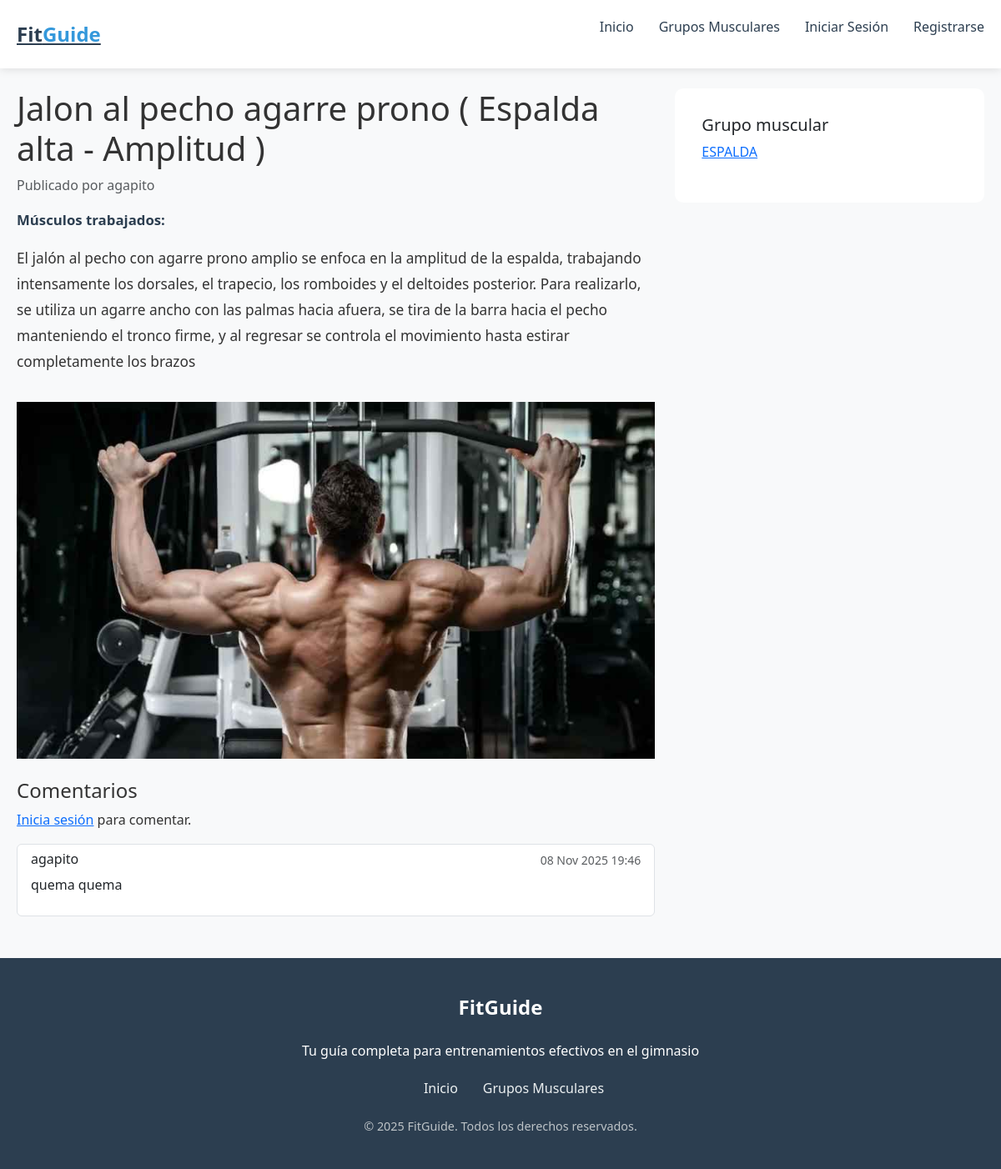
Screenshot of /ejercicio/21/ with the database file from the repository.
### workout_app/models.py (models this page shows, shortened)
class Ejercicio(models.Model):
    author = models.ForeignKey(settings.AUTH_USER_MODEL, on_delete=models.CASCADE, related_name='ejercicios', null=True, blank=True)
    nombre = models.CharField(max_length=200)
    descripcion = models.TextField(blank=True)
    grupo_muscular = models.ForeignKey(GrupoMuscular, on_delete=models.CASCADE, related_name='ejercicios')
    musculos_trabajados = models.CharField(max_length=200)
    imagen = models.ImageField(upload_to='ejercicios/', blank=True, null=True)
    imagen_url = models.URLField(blank=True, null=True)
    orden = models.IntegerField(default=0)
    class Meta:
        ordering = ['grupo_muscular', 'orden']

class GrupoMuscular(models.Model):
    nombre = models.CharField(max_length=100)
    descripcion = models.TextField()
    imagen = models.ImageField(upload_to='grupos_musculares/', blank=True, null=True)
    imagen_url = models.URLField(blank=True, null=True)
    orden = models.IntegerField(default=0)
    class Meta:
        verbose_name_plural = "Grupos Musculares"
        ordering = ['orden']
    def get_absolute_url(self):
        return reverse('grupo_muscular_detalle', kwargs={'pk': self.pk})

class Comment(models.Model):
    author = models.ForeignKey(settings.AUTH_USER_MODEL, on_delete=models.CASCADE, related_name='comments')
    ejercicio = models.ForeignKey(Ejercicio, on_delete=models.CASCADE, related_name='comentarios')
    content = models.TextField()
    created_at = models.DateTimeField(auto_now_add=True)
    updated_at = models.DateTimeField(auto_now=True)
    class Meta:
        ordering = ['-created_at']

### workout_app/views.py (the view)
# urls.py: path('ejercicio/<int:pk>/', views.EjercicioDetailView.as_view(), name='ejercicio_detalle'),
class EjercicioDetailView(DetailView):
    model = Ejercicio
    template_name = 'ejercicio_detail.html'
    context_object_name = 'ejercicio'

### templates/ejercicio_detail.html (shortened to what this page needs)
{% extends 'base.html' %}
{% block content %}
<section class="container mt-4">
    <div class="row">
        <div class="col-md-8">
            <h1>{{ ejercicio.nombre }}</h1>
            <p class="text-muted">Publicado por {% if ejercicio.author %}{{ ejercicio.author.username }}{% else %}Anónimo{% endif %}</p>
            <p class="ejercicio-muscles"><strong>Músculos trabajados:</strong> {{ ejercicio.musculos_trabajados }}</p>
            <div class="ejercicio-body mt-3">{{ ejercicio.descripcion|linebreaks }}</div>
            {% if ejercicio.imagen %}
                <img src="{{ ejercicio.imagen.url }}" alt="{{ ejercicio.nombre }}" class="img-fluid mt-3">
            {% elif ejercicio.imagen_url %}
                <img src="{{ ejercicio.imagen_url }}" alt="{{ ejercicio.nombre }}" class="img-fluid mt-3">
            {% endif %}
        </div>
        <div class="col-md-4">
            <div class="card">
                <div class="card-body">
                    <h5 class="card-title">Grupo muscular</h5>
                    <p><a href="{{ ejercicio.grupo_muscular.get_absolute_url }}">{{ ejercicio.grupo_muscular.nombre }}</a></p>
                </div>
            </div>
        </div>
    </div>
</section>
<section class="container mt-4">
    <div class="row">
        <div class="col-md-8">
            <h4>Comentarios</h4>
            {% if user.is_authenticated %}
            <form action="{% url 'comentario_nuevo' ejercicio.pk %}" method="post" class="mb-4">
                {% csrf_token %}
                <div class="mb-2">
                    <textarea name="content" rows="3" class="form-control" placeholder="Escribe un comentario..."></textarea>
                </div>
                <button class="btn btn-primary btn-sm">Comentar</button>
            </form>
            {% else %}
            <p><a href="{% url 'login' %}?next={{ request.path }}">Inicia sesión</a> para comentar.</p>
            {% endif %}
            <div class="list-group">
                {% for comentario in ejercicio.comentarios.all %}
                <div class="list-group-item">
                    <div class="d-flex w-100 justify-content-between">
                        <h6 class="mb-1">{{ comentario.author.username }}</h6>
                        <small class="text-muted">{{ comentario.created_at|date:"d M Y H:i" }}</small>
                    </div>
                    <p class="mb-1">{{ comentario.content|linebreaks }}</p>
                </div>
                {% empty %}
                <p>No hay comentarios todavía.</p>
                {% endfor %}
            </div>
        </div>
    </div>
</section>
{% endblock %}

### static/css/styles.css (style rules this page uses)
* { margin: 0; padding: 0; box-sizing: border-box; font-family: 'Segoe UI', Tahoma, Geneva, Verdana, sans-serif; }
body { background-color: #f8f9fa; color: #333; line-height: 1.6; }
.container { max-width: 1200px; margin: 0 auto; padding: 0 20px; }
.ejercicio-muscles { color: #2c3e50; font-size: 1.05rem; font-weight: 600; margin-bottom: 0.5rem; }
.ejercicio-body { font-size: 1.08rem; line-height: 1.8; color: #333; }

### static/css/forms.css (style rules this page uses)
.card { border: none; border-radius: 10px; overflow: hidden; }
.card-body { padding: 2rem; }

### rows the page displays
Ejercicio: nombre "Jalon al pecho agarre prono ( Espalda alta - Amplitud )", author.username "agapito", descripcion "El jalón al pecho con agarre prono amplio se enfoca en la amplitud de la espalda, trabajando intensamente los dorsales, el trapecio, los romboides y el deltoides posterior. Para realizarlo, se utiliza un agarre ancho con las palmas hacia afuera, se tira de la barra hacia el pecho manteniendo el tronco firme, y al regresar se controla el movimiento hasta estirar completamente los brazos", imagen (picture), grupo_muscular.nombre "ESPALDA"
Comment: author.username "agapito", created_at "08 Nov 2025 19:46", content "quema quema"
